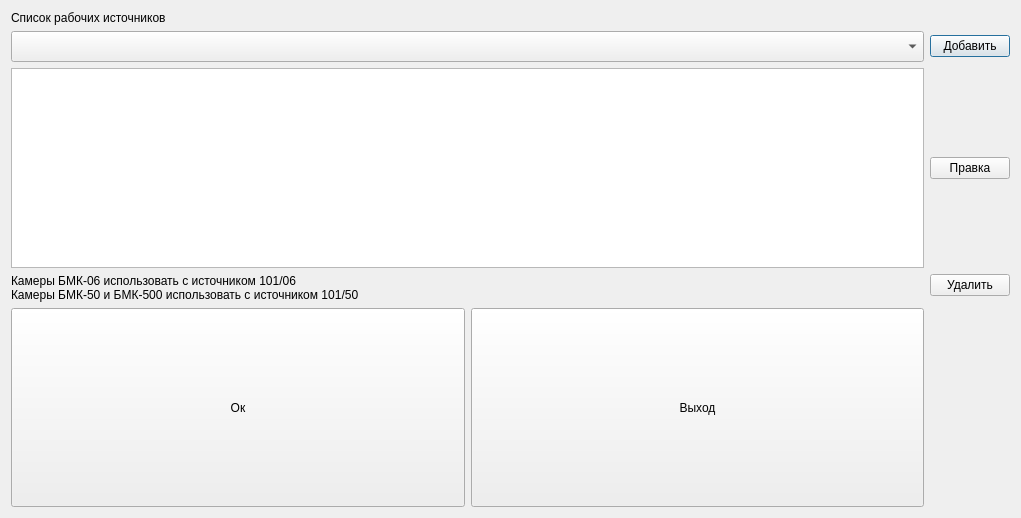
<?xml version="1.0" encoding="UTF-8"?>
<ui version="4.0">
 <class>Sources</class>
 <widget class="QDialog" name="Sources">
  <property name="geometry">
   <rect>
    <x>0</x>
    <y>0</y>
    <width>1021</width>
    <height>518</height>
   </rect>
  </property>
  <property name="windowTitle">
   <string>Dialog</string>
  </property>
  <layout class="QGridLayout" name="gridLayout">
   <item row="1" column="2">
    <widget class="QPushButton" name="pushButton_2">
     <property name="text">
      <string>Добавить</string>
     </property>
    </widget>
   </item>
   <item row="5" column="0">
    <widget class="QPushButton" name="pushButton_5">
     <property name="sizePolicy">
      <sizepolicy hsizetype="Expanding" vsizetype="Expanding">
       <horstretch>0</horstretch>
       <verstretch>0</verstretch>
      </sizepolicy>
     </property>
     <property name="text">
      <string>Ок</string>
     </property>
    </widget>
   </item>
   <item row="2" column="2">
    <widget class="QPushButton" name="pushButton_3">
     <property name="text">
      <string>Правка</string>
     </property>
    </widget>
   </item>
   <item row="2" column="0" colspan="2">
    <widget class="QTextEdit" name="textEdit"/>
   </item>
   <item row="5" column="1">
    <widget class="QPushButton" name="pushButton">
     <property name="sizePolicy">
      <sizepolicy hsizetype="Expanding" vsizetype="Expanding">
       <horstretch>0</horstretch>
       <verstretch>0</verstretch>
      </sizepolicy>
     </property>
     <property name="text">
      <string>Выход</string>
     </property>
    </widget>
   </item>
   <item row="1" column="0" colspan="2">
    <widget class="QComboBox" name="comboBox">
     <property name="font">
      <font>
       <pointsize>14</pointsize>
      </font>
     </property>
    </widget>
   </item>
   <item row="0" column="0" colspan="2">
    <widget class="QLabel" name="label">
     <property name="sizePolicy">
      <sizepolicy hsizetype="Fixed" vsizetype="Fixed">
       <horstretch>0</horstretch>
       <verstretch>0</verstretch>
      </sizepolicy>
     </property>
     <property name="text">
      <string>Список рабочих источников</string>
     </property>
    </widget>
   </item>
   <item row="3" column="2">
    <widget class="QPushButton" name="pushButton_4">
     <property name="text">
      <string>Удалить</string>
     </property>
    </widget>
   </item>
   <item row="3" column="0" rowspan="2" colspan="2">
    <widget class="QLabel" name="label_2">
     <property name="text">
      <string>Камеры БМК-06 использовать с источником 101/06
Камеры БМК-50 и БМК-500 использовать с источником 101/50 </string>
     </property>
    </widget>
   </item>
  </layout>
 </widget>
 <resources/>
 <connections/>
</ui>
